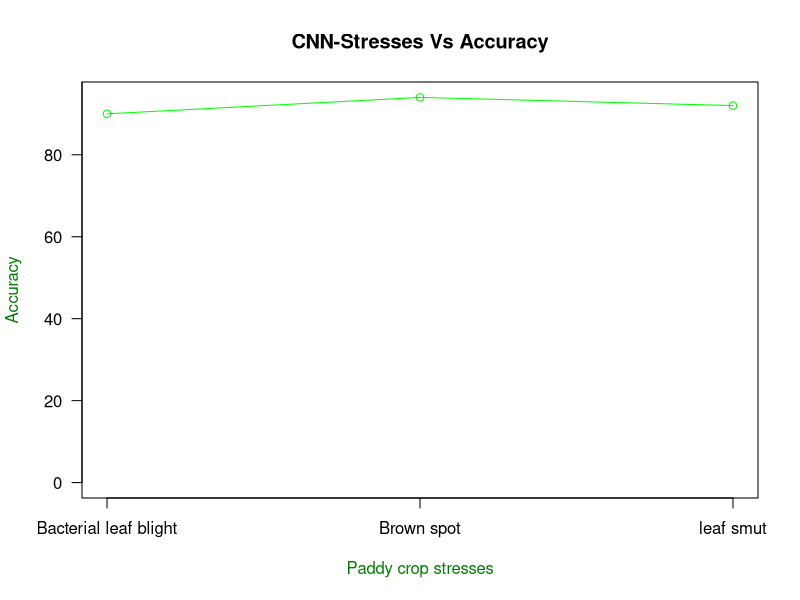

Reproduce this figure in R.
v <- c(90, 94, 92)
g_range <- range(0, v)
plot(v, type="o", col="green", ylim=g_range, axes=FALSE, ann=FALSE)
#plot(v, type="o", col="green", ylim=g_range, axes=FALSE, ann=FALSE)
#plot(v, type="o", col="blue", ylim=g_range, axes=FALSE, ann=FALSE)
axis(1, at=1:3, lab=c("Bacterial leaf blight","Brown spot","leaf smut"))
axis(2, las=1, at=20*0:g_range[2])
box()
title(xlab="Paddy crop stresses", col.lab=rgb(0,0.5,0))
title(ylab="Accuracy", col.lab=rgb(0,0.5,0))
title(main="CNN-Stresses Vs Accuracy")